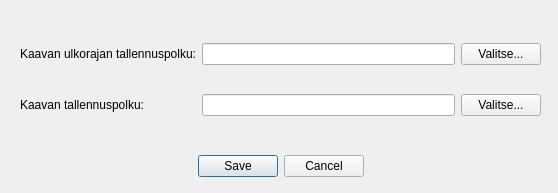
<?xml version="1.0" encoding="UTF-8"?>
<ui version="4.0">
 <class>Dialog</class>
 <widget class="QDialog" name="Dialog">
  <property name="geometry">
   <rect>
    <x>0</x>
    <y>0</y>
    <width>558</width>
    <height>193</height>
   </rect>
  </property>
  <property name="windowTitle">
   <string>Tallenna kaava JSON</string>
  </property>
  <widget class="QDialogButtonBox" name="buttonBox">
   <property name="geometry">
    <rect>
     <x>20</x>
     <y>150</y>
     <width>521</width>
     <height>32</height>
    </rect>
   </property>
   <property name="standardButtons">
    <set>QDialogButtonBox::Cancel|QDialogButtonBox::Save</set>
   </property>
   <property name="centerButtons">
    <bool>true</bool>
   </property>
  </widget>
  <widget class="QWidget" name="layoutWidget">
   <property name="geometry">
    <rect>
     <x>20</x>
     <y>20</y>
     <width>521</width>
     <height>120</height>
    </rect>
   </property>
   <layout class="QGridLayout" name="gridLayout">
    <item row="0" column="0">
     <widget class="QLabel" name="plan_outline_label">
      <property name="text">
       <string>Kaavan ulkorajan tallennuspolku:</string>
      </property>
     </widget>
    </item>
    <item row="0" column="1">
     <widget class="QLineEdit" name="plan_outline_path_edit">
      <property name="readOnly">
       <bool>true</bool>
      </property>
     </widget>
    </item>
    <item row="0" column="2">
     <widget class="QPushButton" name="plan_outline_select_button">
      <property name="text">
       <string>Valitse...</string>
      </property>
     </widget>
    </item>
    <item row="1" column="0">
     <widget class="QLabel" name="plan_label">
      <property name="text">
       <string>Kaavan tallennuspolku:</string>
      </property>
     </widget>
    </item>
    <item row="1" column="1">
     <widget class="QLineEdit" name="plan_path_edit">
      <property name="readOnly">
       <bool>true</bool>
      </property>
     </widget>
    </item>
    <item row="1" column="2">
     <widget class="QPushButton" name="plan_select_button">
      <property name="text">
       <string>Valitse...</string>
      </property>
     </widget>
    </item>
   </layout>
  </widget>
 </widget>
 <resources/>
 <connections/>
</ui>
